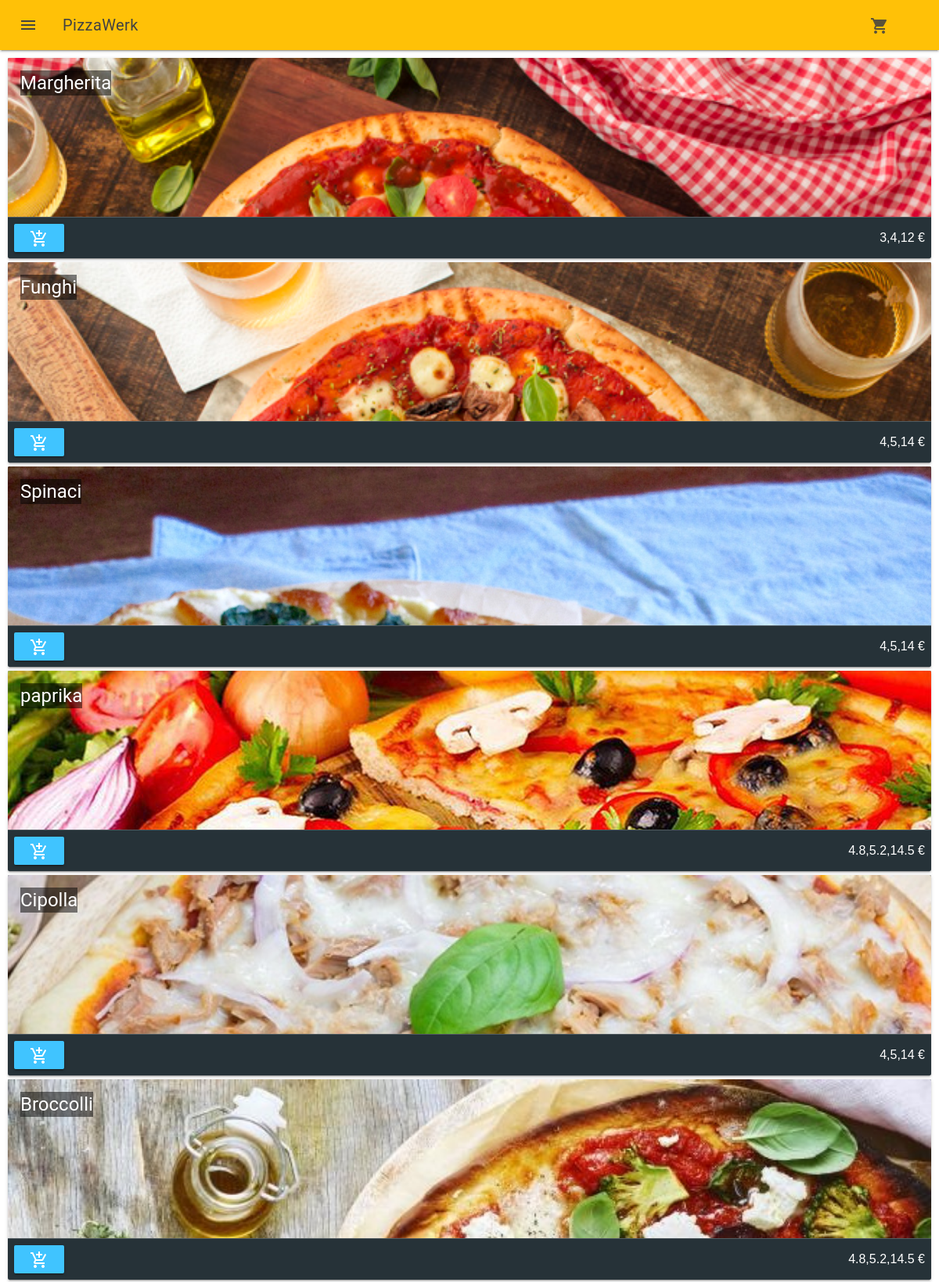
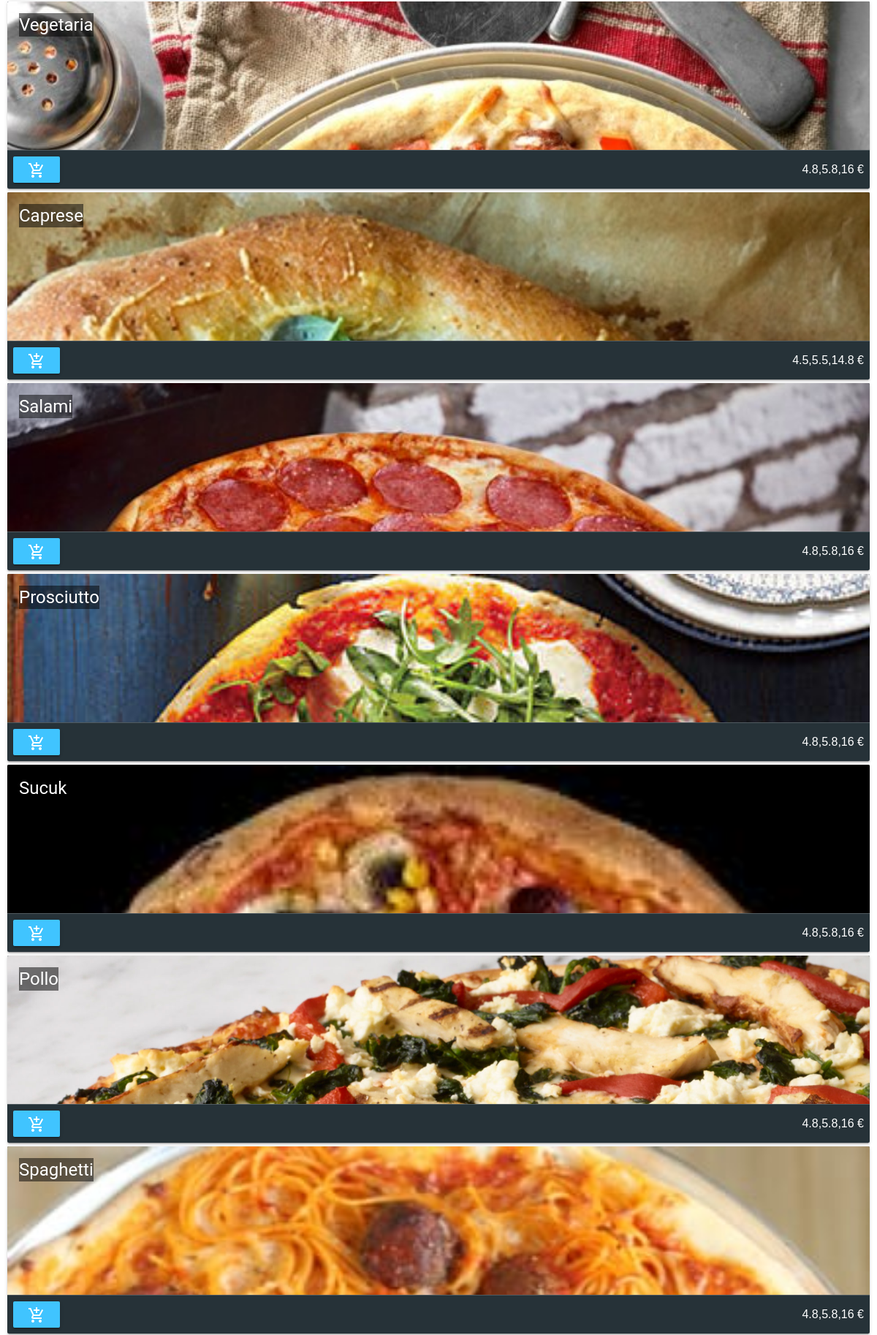
The page /acceuil.php?cid=1 (upper part) on the database its author committed (2 pictures, top to bottom).
### tables this page shows
CREATE TABLE `menu` (
	`id`	INTEGER PRIMARY KEY AUTOINCREMENT,
	`id_categorie`	INTEGER,
	`nom`	TEXT,
	`description`	TEXT,
	`prix`	INTEGER,
	`image`	INTEGER
);

### acceuil.php (the view, shortened to what this page needs)
<?php
$dbname =   __DIR__ . '/data/pizzawerk.db';
$file_db = new PDO('sqlite:'.$dbname);
$file_db->exec("pragma synchronous = off;");
 ?>
<!DOCTYPE html>
<html lang="en" dir="ltr">
  <head>
    <link rel="stylesheet" href="mdl/material.min.css">
  </head>
  <body>
<div class="mdl-layout mdl-js-layout mdl-layout--fixed-header">
<?php include 'navbar.php'; ?>
<main class="mdl-layout__content">
  <div class="page-content">
<?php
$condition = "";
if (isset($_GET['cid'])) {
  $condition = " WHERE id_categorie ='".$_GET['cid']."'";
}
$result_one = $file_db->query("SELECT * FROM menu $condition");
foreach($result_one as $row) {
 $image = ($row['image']== ''?'':'style="background:url(\'images/'.$row['image'].'\');background-size:cover"');
 print '<div class="demo-card-event mdl-card mdl-shadow--2dp">';
 print '<div class="mdl-card__title mdl-card--expand" '.$image.'>';
 print '<h4>'.$row['nom'].'</h4> </div>';
 print ' <div class="mdl-card__actions mdl-card--border">';
 print '<button class="mdl-button mdl-js-button mdl-button--raised mdl-js-ripple-effect mdl-button--accent" onclick="ajouterAuPanier('.$row['id'].')"><i class="material-icons">add_shopping_cart</i></button>';
 print  $row['prix'].' €</div></div>';
}
 ?>
  </div>
</main>
</div>

### acceuil.php (style rules this page uses)
.demo-card-event.mdl-card { width: 100%; height: 256px; background: #263238; margin-bottom:5px; }
.demo-card-event > .mdl-card__actions { border-color: rgba(255, 255, 255, 0.2); }
.demo-card-event > .mdl-card__title { align-items: flex-start; }
.demo-card-event > .mdl-card__title > h4 { margin-top: 0; background: rgba(0,0,0,0.5) }
.demo-card-event > .mdl-card__actions { display: flex; box-sizing:border-box; align-items: center; }
.demo-card-event > .mdl-card__title, .demo-card-event > .mdl-card__actions, .demo-card-event > .mdl-card__actions > .mdl-button { color: #fff; }
.page-content { padding:10px }

### rows shown on the page
menu: image (picture), nom "Margherita", prix "3,4,12"
menu: image (picture), nom "Funghi", prix "4,5,14"
menu: image (picture), nom "Spinaci", prix "4,5,14"
menu: image (picture), nom "paprika", prix "4.8,5.2,14.5"
menu: image (picture), nom "Cipolla", prix "4,5,14"
menu: image (picture), nom "Broccolli", prix "4.8,5.2,14.5"
menu: image (picture), nom "Vegetaria", prix "4.8,5.8,16"
menu: image (picture), nom "Caprese", prix "4.5,5.5,14.8"
menu: image (picture), nom "Salami", prix "4.8,5.8,16"
menu: image (picture), nom "Prosciutto", prix "4.8,5.8,16"
menu: image (picture), nom "Sucuk", prix "4.8,5.8,16"
menu: image (picture), nom "Pollo", prix "4.8,5.8,16"
menu: image (picture), nom "Spaghetti", prix "4.8,5.8,16"
